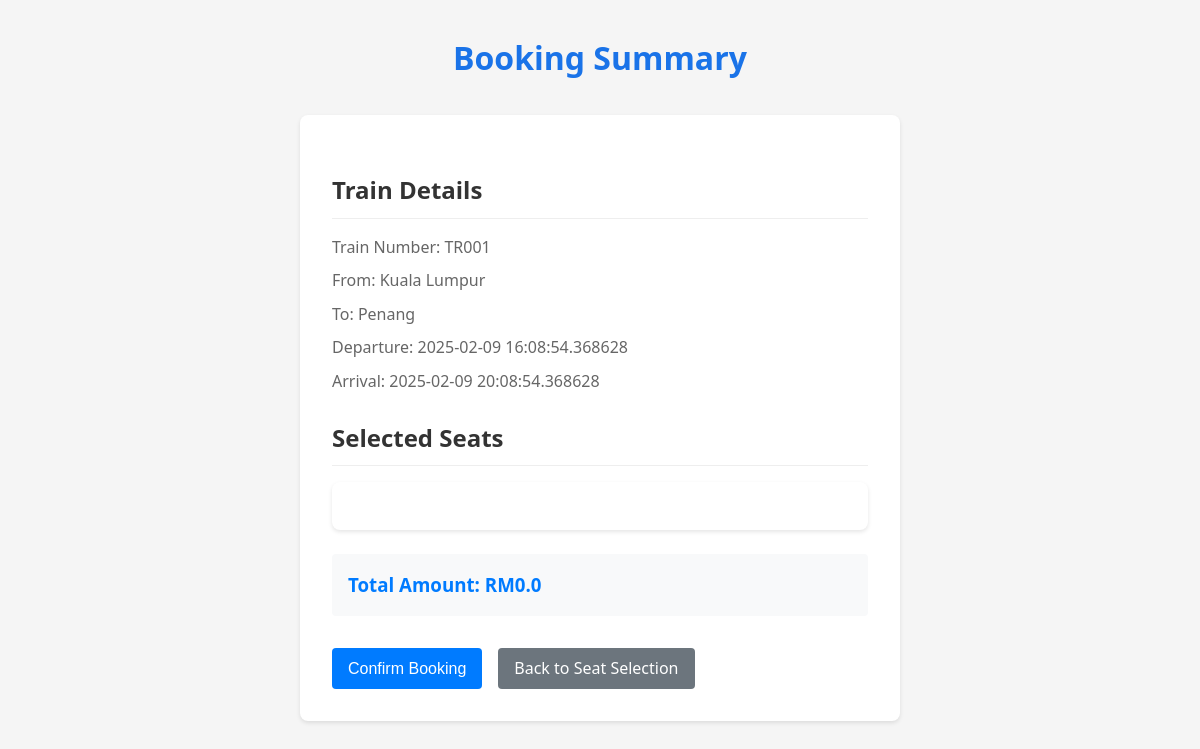
Screenshot of /booking_summary/1 with the database file from the repository.
### app.py (models this page shows)
class Train(db.Model):
    id = db.Column(db.Integer, primary_key=True)
    train_number = db.Column(db.String(20), unique=True, nullable=False)
    origin = db.Column(db.String(100), nullable=False)
    destination = db.Column(db.String(100), nullable=False)
    departure_time = db.Column(db.DateTime, nullable=False)
    arrival_time = db.Column(db.DateTime, nullable=False)
    price = db.Column(db.Float, nullable=False)

### app.py (the view)
@app.route('/booking_summary/<int:train_id>')
def booking_summary(train_id):
    train = Train.query.get_or_404(train_id)
    selected_seats = request.cookies.get('selected_seats', '[]')
    try:
        selected_seats = json.loads(selected_seats)
    except json.JSONDecodeError:
        selected_seats = []
    total_amount = train.price * len(selected_seats)
    return render_template('booking_summary.html',
                         train=train,
                         seats=selected_seats,
                         total=total_amount)

### templates/booking_summary.html (shortened to what this page needs)
<!DOCTYPE html>
<html lang="en">
<head>
    <link rel="stylesheet" href="{{ url_for('static', filename='css/style.css') }}">
</head>
<body>
    <div class="container">
        <h1>Booking Summary</h1>
        <div class="summary-card">
            <h2>Train Details</h2>
            <p>Train Number: {{ train.train_number }}</p>
            <p>From: {{ train.origin }}</p>
            <p>To: {{ train.destination }}</p>
            <p>Departure: {{ train.departure_time }}</p>
            <p>Arrival: {{ train.arrival_time }}</p>
            <h2>Selected Seats</h2>
            <div class="selected-seats">
            </div>
            <div class="total-amount">
                <h3>Total Amount: RM{{ total }}</h3>
            </div>
            <div class="action-buttons">
                <button class="btn btn-primary" id="confirm-booking">Confirm Booking</button>
                <a href="{{ url_for('seats', train_id=train.id) }}" class="btn btn-secondary">Back to Seat Selection</a>
            </div>
        </div>
    </div>
</body>
</html>

### static/css/style.css (style rules this page uses)
:root { --primary-color: #1a73e8; --secondary-color: #f8f9fa; --text-color: #202124; --border-color: #dadce0; --success-color: #34a853; --error-color: #ea4335; }
* { margin: 0; padding: 0; box-sizing: border-box; }
body { font-family: 'Segoe UI', Tahoma, Geneva, Verdana, sans-serif; line-height: 1.6; color: var(--text-color); background-color: #f5f5f5; }
.container { max-width: 1200px; margin: 0 auto; padding: 2rem; }
h1 { text-align: center; margin-bottom: 2rem; color: var(--primary-color); }
.btn { display: inline-block; padding: 0.75rem 1.5rem; background-color: var(--primary-color); color: white; border: none; border-radius: 4px; cursor: pointer; text-decoration: none; font-size: 1rem; transition: background-color 0.3s; }
.selected-seats { margin: 1rem 0; padding: 1.5rem; background: white; border-radius: 8px; box-shadow: 0 2px 4px rgba(0,0,0,0.1); }
.summary-card { background: white; padding: 2rem; border-radius: 8px; box-shadow: 0 2px 4px rgba(0,0,0,0.1); max-width: 600px; margin: 2rem auto; }
.summary-card h2 { color: #333; margin-top: 1.5rem; margin-bottom: 1rem; padding-bottom: 0.5rem; border-bottom: 1px solid #eee; }
.summary-card p { margin: 0.5rem 0; color: #666; }
.total-amount { margin: 1.5rem 0; padding: 1rem; background: #f8f9fa; border-radius: 4px; }
.total-amount h3 { margin: 0; color: #007bff; }
.action-buttons { display: flex; gap: 1rem; margin-top: 2rem; }
.btn-primary { background: #007bff; color: white; padding: 0.5rem 1rem; border-radius: 4px; border: none; cursor: pointer; font-weight: 500; text-decoration: none; display: inline-block; }
.btn-secondary { background: #6c757d; color: white; padding: 0.5rem 1rem; border-radius: 4px; border: none; cursor: pointer; font-weight: 500; text-decoration: none; display: inline-block; }

### rows the page displays
Train: train_number "TR001", origin "Kuala Lumpur", destination "Penang", departure_time "2025-02-09 16:08:54.368628", arrival_time "2025-02-09 20:08:54.368628"

### other values shown
{{ total }} "0.0"
